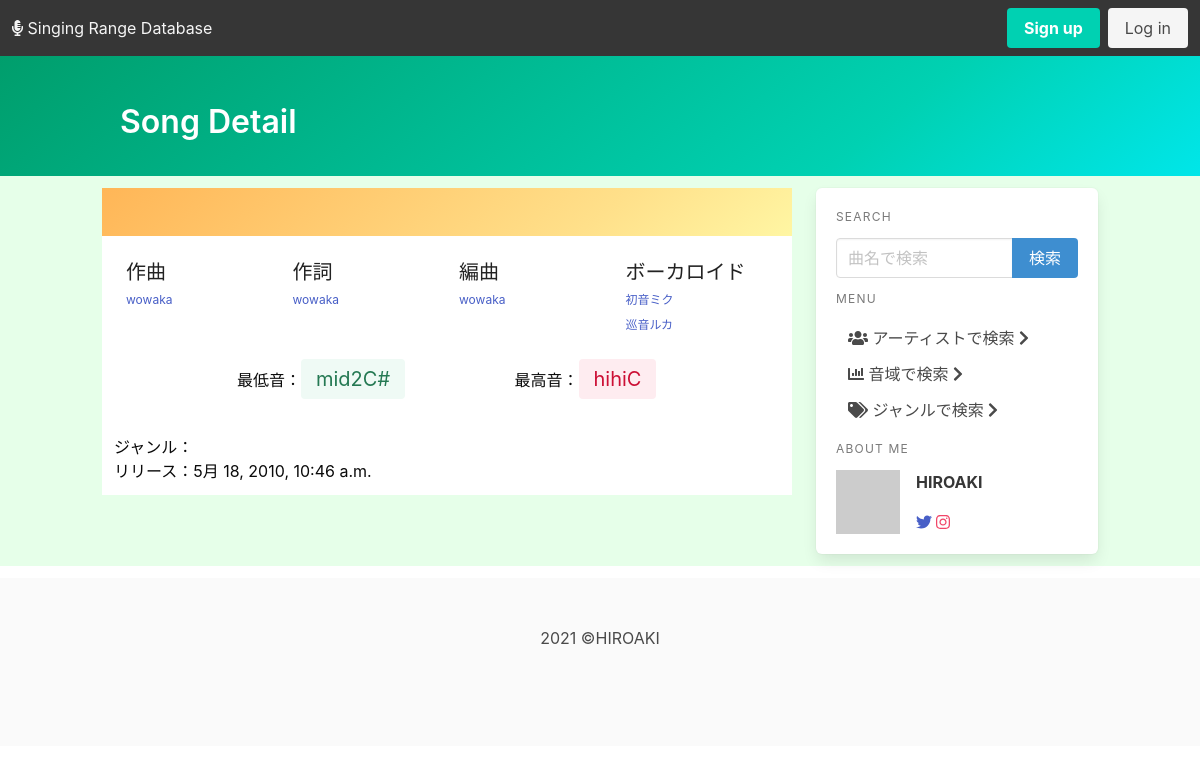
The page /ranges/WWK/0/detail/ on the database its author committed.
### ranges/models.py (models this page shows, shortened)
class Artist(models.Model):
    artist_id = models.CharField(max_length=10, primary_key=True)
    artist_name = models.CharField("Artist's name", max_length=50)
    def __str__(self):
        return self.artist_name
    class Meta:
        ordering = ('artist_name', )

class Note(models.Model):
    note_id = models.CharField(max_length=5, primary_key=True)
    note_name = models.CharField(max_length=50)
    def __str__(self):
        return self.note_name

class Range(models.Model):
    song = models.ForeignKey(
        Song, on_delete=models.CASCADE, to_field="song_id", related_name="song")
    artist = models.ForeignKey(
        Artist, on_delete=models.CASCADE, to_field="artist_id", related_name="artist")
    performer = models.ManyToManyField(Artist, related_name="performer_name")
    lowest_note = models.ForeignKey(
        Note, on_delete=models.CASCADE, to_field="note_id", related_name="low_note")
    highest_note = models.ForeignKey(
        Note, on_delete=models.CASCADE, to_field="note_id", related_name="high_note")
    fake_note = models.ForeignKey(
        Note, on_delete=models.CASCADE, to_field="note_id", related_name="fake_note", null=True, blank=True)
    genre = models.ForeignKey(Genre, on_delete=models.CASCADE)
    release_date = models.DateTimeField('date released', null=True, blank=True)
    pub_date = models.DateTimeField(default=timezone.now())
    latest_update = models.DateTimeField('date update lately', auto_now=True)
    class Meta:
        unique_together = ['song', 'artist']

### ranges/views.py (the view)
# urls.py: path('<slug:artist_pk>/<slug:song_pk>/detail/', views.detail, name='detail'),
def detail(request, artist_pk, song_pk):
    try:
        artist = Artist.objects.get(pk=artist_pk)
        song = Song.objects.get(pk=song_pk)
        target = Range.objects.get(song=song, artist=artist)
        lowest_note = Note.objects.get(pk=target.lowest_note.pk)
        highest_note = Note.objects.get(pk=target.highest_note.pk)
    except Artist.DoesNotExist:
        context = queryError('artist_error')
    except Song.DoesNotExist:
        context = queryError('song_error')
    except Range.DoesNotExist:
        context = queryError('range_error')
    except Note.DoesNotExist:
        context = queryError('note_error')
    else:
        song_name = song.song_name
        composers = song.composer.all()
        lyricists = song.lyricist.all()
        arrangers = song.arranger.all()
        performers = target.performer.all()
        release = target.release_date
        genre = target.genre
        context = {
            'artist': artist,
            'song': song_name,
            'composers': composers,
            'lyricists': lyricists,
            'arrangers': arrangers,
            'highest_note': highest_note,
            'lowest_note': lowest_note,
            'target': target,
            'performers': performers,
            'genre': genre,
            'release': release,
        }
    return render(request, 'ranges/detail.html', context)

### ranges/templatetags/note_control.py (called while the page is built)
@register.filter
def color(pk):
    if pk.startswith('H4'):
        return 'is-danger'
    elif pk.startswith('H3'):
        return 'is-danger is-light'
    elif pk.startswith('H2'):
        return 'is-danger is-light'
    elif pk.startswith('H1'):
        return 'is-warning is-light'
    elif pk.startswith('M2'):
        return 'is-success is-light'
    elif pk.startswith('M1'):
        return 'is-info is-light'
    elif pk.startswith('L1'):
        return 'is-link is-light'
    elif pk.startswith('L2'):
        return 'is-link'
    elif pk.startswith('L3'):
        return 'is-link is-dark'
    elif pk.startswith('L4'):
        return 'is-link is-black'
    else:
        return 'is-light'

### ranges/templates/ranges/detail.html (shortened to what this page needs)
{% extends './base.html' %}
{% load note_control %}
{% block page_name %}Song Detail{% endblock page_name %}
{% block content %}
<div class="hero is-warning is-bold is-small">
    <div class="hero-body">
    </div>
</div>
<div class="hero is-white is-small">
    <div class="hero-body">
        <div class="container">
            <div class="columns">
                <div class="column">
                    <ul class="subtitle is-5">
                        作曲
                        {% for composer in composers %}
                        <li><a href="#" class="has-text-link subtitle is-7"> {{composer.artist_name}}</a></li>
                        {% endfor %}
                    </ul>
                </div>
                <div class="column">
                    <ul class="subtitle is-5">
                        作詞
                        {% for lyricist in lyricists %}
                        <li><a href="#" class="has-text-link subtitle is-7"> {{lyricist.artist_name}}</a></li>
                        {% endfor %}
                    </ul>
                </div>
                {% if arrangers %}
                <div class="column">
                    <ul class="subtitle is-5">
                        編曲
                        {% for arranger in arrangers %}
                        <li><a href="#" class="has-text-link subtitle is-7"> {{arranger.artist_name}}</a></li>
                        {% endfor %}
                    </ul>
                </div>
                {% endif %}
                {% if genre.pk == "VC" %}
                <div class="column">
                    <ul class="subtitle is-5">
                        ボーカロイド
                        {% for performer in performers %}
                        <div class="card is-shadowless">
                            <li><a href="#" class="has-text-link subtitle is-7"> {{performer.artist_name}}</a></li>
                        </div>
                        {% endfor %}
                    </ul>
                </div>
                {% endif %}
            </div>
            <div class="columns is-6">
                <div class="column is-offset-2">
                    最低音：<a href="{% url 'ranges:result_range' lowest_note.pk %}"
                        class="tag {{ lowest_note.pk | color }} is-large">{{lowest_note}}</a>
                </div>
                <div class="column is-5 is-offset-1">
                    最高音：<a href="{% url 'ranges:result_range' highest_note.pk %}"
                        class="tag {{ highest_note.pk | color }} is-large"> {{highest_note}}</a>
                </div>
            </div>
        </div>
    </div>
    <div class="hero-footer">
        <div class="column">
            <ul>
                <li>ジャンル：<a href="#">{{genre.genre_name}}</a></li>
                {% if release %}
                <li>リリース：{{release}}</li>
                {% endif %}
            </ul>
        </div>
    </div>
</div>
{% endblock content %}

### rows shown on the page
Artist: artist_name "wowaka"
Artist: artist_name "初音ミク"
Artist: artist_name "巡音ルカ"
Note: note_name "mid2C#"
Note: note_name "hihiC"
Range: release_date "5月 18, 2010, 10:46 a.m."
